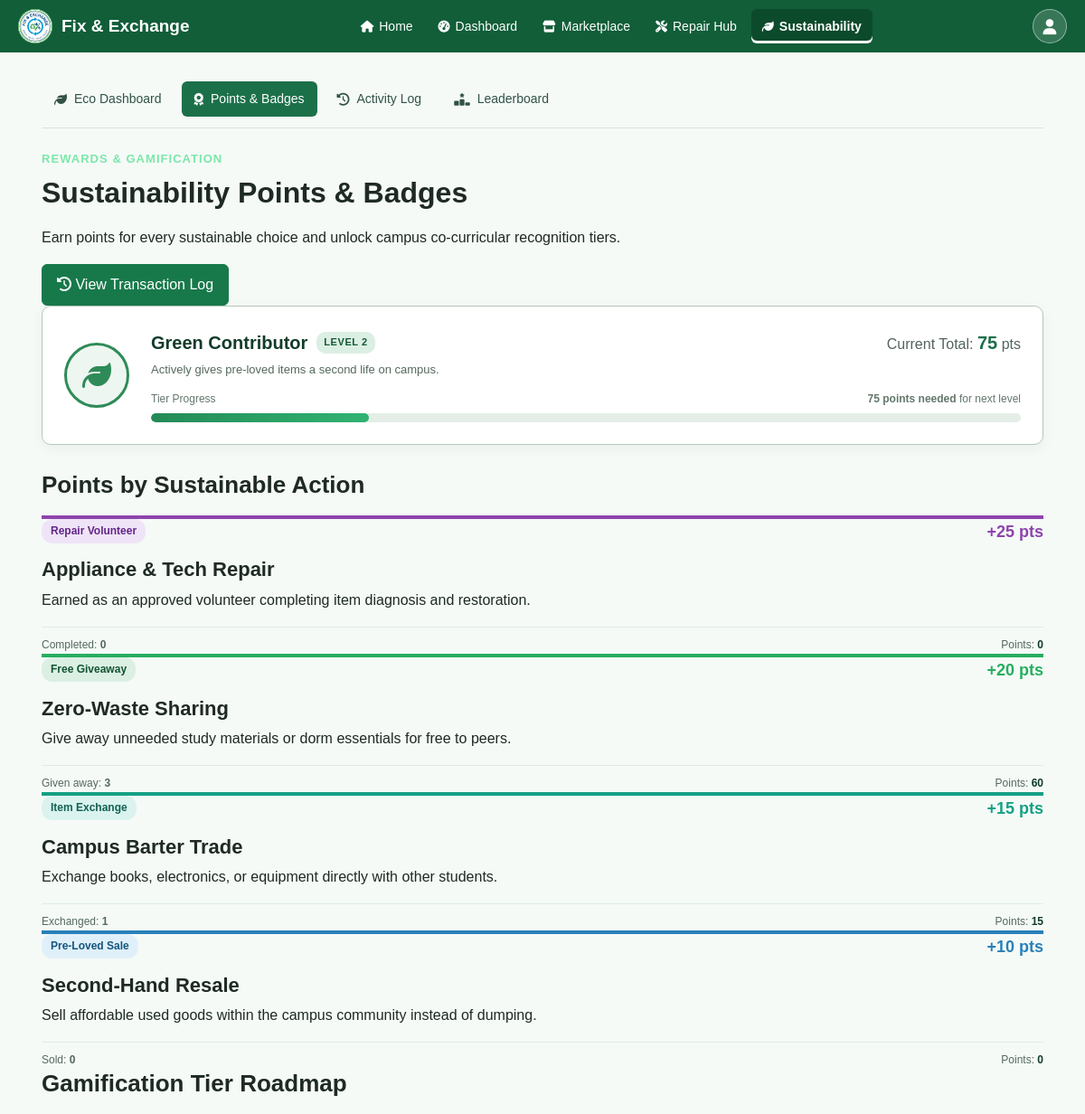
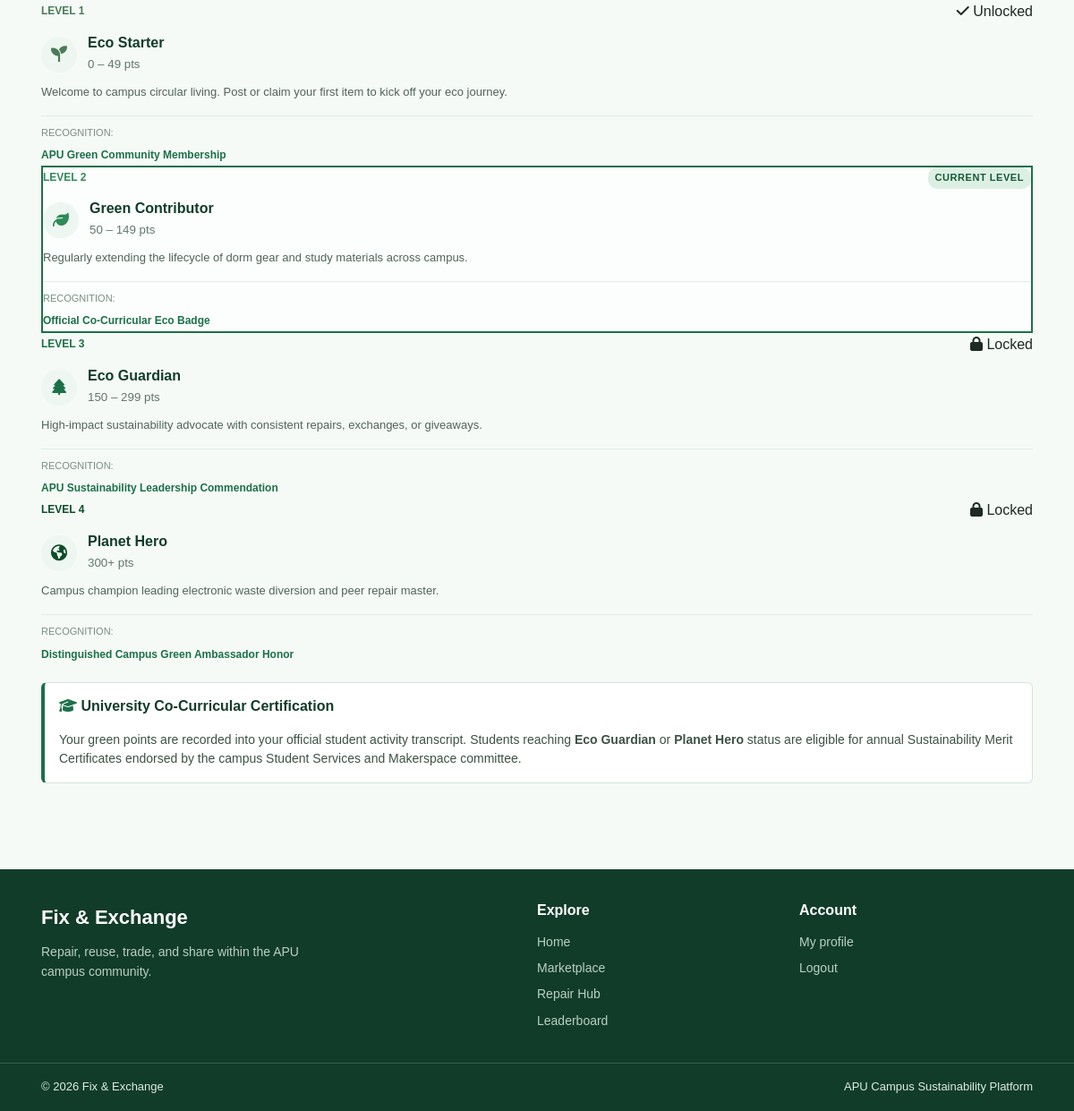
Page /src/sustainability/points.php (signed in) on the committed database (2 pictures, top to bottom).
### tables this page shows
CREATE TABLE IF NOT EXISTS users (
    user_id INT AUTO_INCREMENT PRIMARY KEY,
    full_name VARCHAR(100) NOT NULL,
    email VARCHAR(255) NOT NULL UNIQUE,
    password_hash VARCHAR(255) NOT NULL,
    role VARCHAR(20) NOT NULL DEFAULT 'Student',
     
    account_status VARCHAR(20) NOT NULL DEFAULT 'Active',
    total_points INT NOT NULL DEFAULT 0,
    created_at DATETIME NOT NULL DEFAULT CURRENT_TIMESTAMP,
    tp_number VARCHAR(20) NOT NULL UNIQUE,
    phone_number VARCHAR(30),
    intake_code VARCHAR(50),
    academic_program VARCHAR(100)
);

### includes/auth-check.php (called while the page is built, shortened)
<?php
function current_user(): ?array
{
    return $_SESSION['user'] ?? null;
}
if (!function_exists('escape_html')) {
    function escape_html($text): string
    {
        return htmlspecialchars((string) $text, ENT_QUOTES, 'UTF-8');
    }
}

### src/sustainability/points.php (the view, shortened to what this page needs)
<?php
require __DIR__ . '/../../includes/auth-check.php';
require __DIR__ . '/../../includes/sustainability-helpers.php';
$user = current_user();
$userId = (int) $user['user_id'];
$summary = get_user_points_summary($conn, $userId);
$userPoints = (int) $summary['total_points'];
$ecoTier = calculate_eco_tier($userPoints);
$countsStmt = mysqli_prepare(
    $conn,
    "SELECT
        SUM(CASE WHEN source_type = 'Repair' THEN 1 ELSE 0 END) AS repair_count,
        SUM(CASE WHEN source_type = 'Giveaway' THEN 1 ELSE 0 END) AS giveaway_count,
        SUM(CASE WHEN source_type = 'Exchange' THEN 1 ELSE 0 END) AS exchange_count,
        SUM(CASE WHEN source_type = 'Sale' THEN 1 ELSE 0 END) AS sale_count
     FROM points_transactions
     WHERE user_id = ?"
);
mysqli_stmt_bind_param($countsStmt, 'i', $userId);
mysqli_stmt_execute($countsStmt);
$typeCounts = mysqli_fetch_assoc(mysqli_stmt_get_result($countsStmt)) ?: [
    'repair_count' => 0,
    'giveaway_count' => 0,
    'exchange_count' => 0,
    'sale_count' => 0,
];
$allTiers = [
    [
        'level' => 1,
        'name' => 'Eco Starter',
        'points' => '0 – 49 pts',
        'badge' => 'fa-seedling',
        'color' => '#4a7c59',
        'desc' => 'Welcome to campus circular living. Post or claim your first item to kick off your eco journey.',
        'reward' => 'APU Green Community Membership',
    ],
    [
        'level' => 2,
        'name' => 'Green Contributor',
        'points' => '50 – 149 pts',
        'badge' => 'fa-leaf',
        'color' => '#2e8b57',
        'desc' => 'Regularly extending the lifecycle of dorm gear and study materials across campus.',
        'reward' => 'Official Co-Curricular Eco Badge',
    ],
    [
        'level' => 3,
        'name' => 'Eco Guardian',
        'points' => '150 – 299 pts',
        'badge' => 'fa-tree',
        'color' => '#1c7049',
        'desc' => 'High-impact sustainability advocate with consistent repairs, exchanges, or giveaways.',
        'reward' => 'APU Sustainability Leadership Commendation',
    ],
    [
        'level' => 4,
        'name' => 'Planet Hero',
        'points' => '300+ pts',
        'badge' => 'fa-earth-americas',
        'color' => '#0c4d29',
        'desc' => 'Campus champion leading electronic waste diversion and peer repair master.',
        'reward' => 'Distinguished Campus Green Ambassador Honor',
    ],
];
require __DIR__ . '/../../includes/header.php';
?>
<section class="section sust-page">
    <div class="container">
        <div class="repair-header-row">
            <div>
                <p class="sust-kicker">REWARDS &amp; GAMIFICATION</p>
                <h1>Sustainability Points &amp; Badges</h1>
                <p>Earn points for every sustainable choice and unlock campus co-curricular recognition tiers.</p>
            </div>
            <a class="btn btn-primary" href="activity.php">
                <i class="fa-solid fa-clock-rotate-left" aria-hidden="true"></i> View Transaction Log
            </a>
        </div>
        <div class="sust-tier-banner">
            <div class="sust-tier-icon-wrap" style="border-color: <?= escape_html($ecoTier['color']) ?>; color: <?= escape_html($ecoTier['color']) ?>;">
                <i class="fa-solid <?= escape_html($ecoTier['badge']) ?>" aria-hidden="true"></i>
            </div>
            <div class="sust-tier-info">
                <div class="sust-tier-name">
                    <span><?= escape_html($ecoTier['name']) ?></span>
                    <span class="sust-tier-tag">Level <?= (int) $ecoTier['level'] ?></span>
                    <span style="font-size: 16px; font-weight: normal; color: #52645a; margin-left: auto;">
                        Current Total: <strong style="color: #1c7049; font-size: 20px;"><?= $userPoints ?></strong> pts
                    </span>
                </div>
                <p class="sust-tier-desc"><?= escape_html($ecoTier['description']) ?></p>
                <div class="sust-progress-wrap">
                    <div class="sust-progress-labels">
                        <span>Tier Progress</span>
                        <span>
                            <?php if ($ecoTier['points_to_next'] > 0): ?>
                                <strong><?= (int) $ecoTier['points_to_next'] ?> points needed</strong> for next level
                            <?php else: ?>
                                <strong>Highest Tier Unlocked!</strong>
                            <?php endif; ?>
                        </span>
                    </div>
                    <div class="sust-progress-bar">
                        <div class="sust-progress-fill" style="width: <?= (int) $ecoTier['progress_percent'] ?>%;"></div>
                    </div>
                </div>
            </div>
        </div>
        <div class="repair-workflow-section">
            <h2 class="repair-section-title">Points by Sustainable Action</h2>
            <div class="repair-steps-grid">
                <div class="repair-step-card" style="border-top: 4px solid #8e44ad;">
                    <div style="display: flex; justify-content: space-between; align-items: start;">
                        <span class="sust-source-badge sust-source-repair">Repair Volunteer</span>
                        <strong style="color: #8e44ad; font-size: 18px;">+25 pts</strong>
                    </div>
                    <h3 style="margin: 14px 0 6px;">Appliance &amp; Tech Repair</h3>
                    <p>Earned as an approved volunteer completing item diagnosis and restoration.</p>
                    <div style="margin-top: 14px; padding-top: 10px; border-top: 1px solid #e1ece5; display: flex; justify-content: space-between; font-size: 12px; color: #55695d;">
                        <span>Completed: <strong><?= (int) $typeCounts['repair_count'] ?></strong></span>
                        <span>Points: <strong style="color: #123c2a;"><?= (int) $summary['repair_points'] ?></strong></span>
                    </div>
                </div>
                <div class="repair-step-card" style="border-top: 4px solid #27ae60;">
                    <div style="display: flex; justify-content: space-between; align-items: start;">
                        <span class="sust-source-badge sust-source-giveaway">Free Giveaway</span>
                        <strong style="color: #27ae60; font-size: 18px;">+20 pts</strong>
                    </div>
                    <h3 style="margin: 14px 0 6px;">Zero-Waste Sharing</h3>
                    <p>Give away unneeded study materials or dorm essentials for free to peers.</p>
                    <div style="margin-top: 14px; padding-top: 10px; border-top: 1px solid #e1ece5; display: flex; justify-content: space-between; font-size: 12px; color: #55695d;">
                        <span>Given away: <strong><?= (int) $typeCounts['giveaway_count'] ?></strong></span>
                        <span>Points: <strong style="color: #123c2a;"><?= (int) $summary['giveaway_points'] ?></strong></span>
                    </div>
                </div>
                <div class="repair-step-card" style="border-top: 4px solid #16a085;">
                    <div style="display: flex; justify-content: space-between; align-items: start;">
                        <span class="sust-source-badge sust-source-exchange">Item Exchange</span>
                        <strong style="color: #16a085; font-size: 18px;">+15 pts</strong>
                    </div>
                    <h3 style="margin: 14px 0 6px;">Campus Barter Trade</h3>
                    <p>Exchange books, electronics, or equipment directly with other students.</p>
                    <div style="margin-top: 14px; padding-top: 10px; border-top: 1px solid #e1ece5; display: flex; justify-content: space-between; font-size: 12px; color: #55695d;">
                        <span>Exchanged: <strong><?= (int) $typeCounts['exchange_count'] ?></strong></span>
                        <span>Points: <strong style="color: #123c2a;"><?= (int) $summary['exchange_points'] ?></strong></span>
                    </div>
                </div>
                <div class="repair-step-card" style="border-top: 4px solid #2980b9;">
                    <div style="display: flex; justify-content: space-between; align-items: start;">
                        <span class="sust-source-badge sust-source-sale">Pre-Loved Sale</span>
                        <strong style="color: #2980b9; font-size: 18px;">+10 pts</strong>
                    </div>
                    <h3 style="margin: 14px 0 6px;">Second-Hand Resale</h3>
                    <p>Sell affordable used goods within the campus community instead of dumping.</p>
                    <div style="margin-top: 14px; padding-top: 10px; border-top: 1px solid #e1ece5; display: flex; justify-content: space-between; font-size: 12px; color: #55695d;">
                        <span>Sold: <strong><?= (int) $typeCounts['sale_count'] ?></strong></span>
                        <span>Points: <strong style="color: #123c2a;"><?= (int) $summary['sale_points'] ?></strong></span>
                    </div>
                </div>
            </div>
        </div>
        <section class="repair-workflow-section" aria-labelledby="roadmap-title">
            <h2 class="repair-section-title" id="roadmap-title">Gamification Tier Roadmap</h2>
            <div class="repair-steps-grid">
                <?php foreach ($allTiers as $tier): ?>
                    <?php
                    $isCurrent = ($ecoTier['level'] === $tier['level']);
                    $isUnlocked = ($ecoTier['level'] >= $tier['level']);
                    ?>
                    <div class="repair-step-card" style="<?= $isCurrent ? 'border: 2px solid #1c7049; background: #fbfefc;' : '' ?>">
                        <div style="display: flex; justify-content: space-between; align-items: center; margin-bottom: 12px;">
                            <span style="font-size: 12px; font-weight: 700; color: <?= escape_html($tier['color']) ?>;">
                                LEVEL <?= (int) $tier['level'] ?>
                            </span>
                            <?php if ($isCurrent): ?>
                                <span class="sust-tier-tag">Current Level</span>
                            <?php elseif ($isUnlocked): ?>
                                <span class="repair-badge repair-badge-completed"><i class="fa-solid fa-check"></i> Unlocked</span>
                            <?php else: ?>
                                <span class="repair-badge repair-badge-cancelled"><i class="fa-solid fa-lock"></i> Locked</span>
                            <?php endif; ?>
                        </div>
                        <div style="display: flex; align-items: center; gap: 12px; margin-bottom: 10px;">
                            <div style="width: 40px; height: 40px; border-radius: 50%; background: #eef6f1; display: flex; align-items: center; justify-content: center; color: <?= escape_html($tier['color']) ?>; font-size: 18px;">
                                <i class="fa-solid <?= escape_html($tier['badge']) ?>" aria-hidden="true"></i>
                            </div>
                            <div>
                                <h3 style="margin: 0; font-size: 16px; color: #123c2a;"><?= escape_html($tier['name']) ?></h3>
                                <small style="color: #63776b;"><?= escape_html($tier['points']) ?></small>
                            </div>
                        </div>
                        <p style="font-size: 13px; color: #52645a; line-height: 1.45;"><?= escape_html($tier['desc']) ?></p>
                        <div style="margin-top: 14px; padding-top: 10px; border-top: 1px solid #e1ece5;">
                            <span style="font-size: 11px; text-transform: uppercase; color: #7a8e82; display: block; margin-bottom: 2px;">Recognition:</span>
                            <strong style="font-size: 12px; color: #1c7049;"><?= escape_html($tier['reward']) ?></strong>
                        </div>
                    </div>
                <?php endforeach; ?>
            </div>
        </section>
        <div class="card" style="border-left: 4px solid #1c7049; margin-top: 20px;">
            <div class="card-body">
                <h3 style="margin-top: 0; color: #123c2a; font-size: 16px;">
                    <i class="fa-solid fa-graduation-cap" aria-hidden="true" style="color: #1c7049;"></i> University Co-Curricular Certification
                </h3>
                <p style="margin: 0; color: #3c5244; font-size: 14px; line-height: 1.5;">
                    Your green points are recorded into your official student activity transcript. Students reaching <strong>Eco Guardian</strong> or <strong>Planet Hero</strong> status are eligible for annual Sustainability Merit Certificates endorsed by the campus Student Services and Makerspace committee.
                </p>
            </div>
        </div>
    </div>
</section>
<?php require __DIR__ . '/../../includes/footer.php'; ?>

### assets/css/style.css (style rules this page uses)
* { box-sizing: border-box; }
body { margin: 0; font-family: Arial, sans-serif; font-size: 16px; line-height: 1.6; color: #1f2a24; background-color: #f5faf7; }
h1 { margin-top: 0; margin-bottom: 16px; line-height: 1.3; font-size: 32px; }
h2 { margin-top: 0; margin-bottom: 16px; line-height: 1.3; font-size: 26px; }
h3 { margin-top: 0; margin-bottom: 16px; line-height: 1.3; font-size: 22px; }
p { margin-top: 0; margin-bottom: 16px; }
a { color: #115e39; }
.container { width: 100%; max-width: 1140px; margin: 0 auto; padding: 0 16px; }
.section { padding: 32px 0; }
.btn { display: inline-block; padding: 10px 16px; line-height: 1.5; text-align: center; text-decoration: none; color: #1f2a24; background-color: #ffffff; border: 1px solid #b5c7bb; border-radius: 6px; cursor: pointer; }
.btn-primary { color: #ffffff; background-color: #17794a; border-color: #17794a; }
.card { margin-bottom: 16px; background-color: #ffffff; border: 1px solid #d6e3da; border-radius: 6px; }
.card-body { padding: 16px; }

### assets/css/sustainability.css (style rules this page uses)
.sust-kicker { margin: 0 0 6px; color: #7ce7aa; font-size: 13px; font-weight: 700; letter-spacing: 0.08em; text-transform: uppercase; }
.sust-tier-banner { background: #ffffff; border: 1px solid #b5c7bb; border-radius: 10px; padding: 24px; box-shadow: 0 4px 14px rgba(31, 42, 36, 0.05); margin-bottom: 28px; display: flex; align-items: center; gap: 24px; }
.sust-tier-icon-wrap { width: 72px; height: 72px; border-radius: 50%; background: #eef6f1; border: 3px solid #1c7049; display: flex; align-items: center; justify-content: center; font-size: 32px; color: #1c7049; flex-shrink: 0; }
.sust-tier-info { flex: 1; min-width: 0; }
.sust-tier-name { font-size: 20px; font-weight: 700; color: #123c2a; margin: 0 0 4px; display: flex; align-items: center; gap: 10px; }
.sust-tier-tag { font-size: 11px; padding: 3px 8px; border-radius: 10px; background: #dcefe3; color: #145934; font-weight: 600; text-transform: uppercase; letter-spacing: 0.05em; }
.sust-tier-desc { font-size: 13px; color: #55695d; margin: 0 0 12px; }
.sust-progress-wrap { width: 100%; }
.sust-progress-labels { display: flex; justify-content: space-between; font-size: 12px; color: #63776b; margin-bottom: 6px; }
.sust-progress-bar { width: 100%; height: 10px; background: #e4eee7; border-radius: 5px; overflow: hidden; }
.sust-progress-fill { height: 100%; background: linear-gradient(90deg, #248a56 0%, #30b372 100%); border-radius: 5px; transition: width 0.4s ease; }
.sust-source-badge { display: inline-flex; align-items: center; gap: 5px; padding: 4px 10px; border-radius: 12px; font-size: 12px; font-weight: 600; }
.sust-source-repair { background: #efe4f7; color: #622587; }
.sust-source-giveaway { background: #dcefe3; color: #125433; }
.sust-source-exchange { background: #daf3ee; color: #116152; }
.sust-source-sale { background: #e0f0fa; color: #13557d; }

### rows in the picture
users: total_points "Green Contributor", total_points "2", total_points "75", total_points "Actively gives pre-loved items a second life on campus."

### other values in the picture
$link[0] "Eco Dashboard"
$link[0] "Points & Badges"
$link[0] "Activity Log"
$link[0] "Leaderboard"
$typeCounts['repair_count'] "0"
$summary['repair_points'] "0"
$typeCounts['giveaway_count'] "3"
$summary['giveaway_points'] "60"
$typeCounts['exchange_count'] "1"
$summary['exchange_points'] "15"
$typeCounts['sale_count'] "0"
$summary['sale_points'] "0"
$tier['level'] "1"
escape_html($tier['name']) "Eco Starter"
escape_html($tier['points']) "0 – 49 pts"
